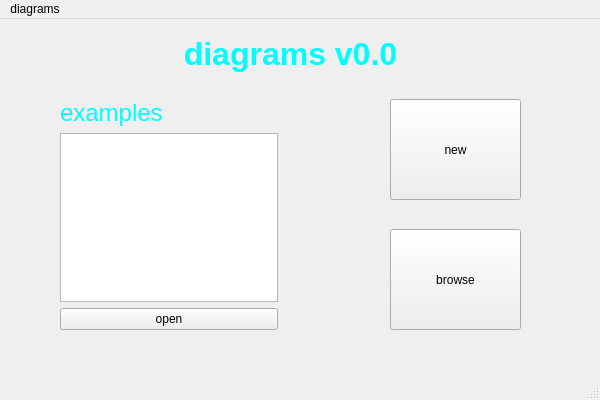
<?xml version="1.0" encoding="UTF-8"?>
<ui version="4.0">
 <class>mainWindow</class>
 <widget class="QMainWindow" name="mainWindow">
  <property name="geometry">
   <rect>
    <x>0</x>
    <y>0</y>
    <width>600</width>
    <height>400</height>
   </rect>
  </property>
  <property name="minimumSize">
   <size>
    <width>600</width>
    <height>400</height>
   </size>
  </property>
  <property name="maximumSize">
   <size>
    <width>600</width>
    <height>400</height>
   </size>
  </property>
  <property name="mouseTracking">
   <bool>false</bool>
  </property>
  <property name="windowTitle">
   <string>mainWindow</string>
  </property>
  <property name="styleSheet">
   <string notr="true"/>
  </property>
  <property name="tabShape">
   <enum>QTabWidget::Rounded</enum>
  </property>
  <widget class="QWidget" name="centralwidget">
   <widget class="QPushButton" name="create">
    <property name="geometry">
     <rect>
      <x>390</x>
      <y>80</y>
      <width>131</width>
      <height>101</height>
     </rect>
    </property>
    <property name="sizePolicy">
     <sizepolicy hsizetype="Preferred" vsizetype="Preferred">
      <horstretch>0</horstretch>
      <verstretch>0</verstretch>
     </sizepolicy>
    </property>
    <property name="palette">
     <palette>
      <active>
       <colorrole role="Text">
        <brush brushstyle="SolidPattern">
         <color alpha="216">
          <red>255</red>
          <green>255</green>
          <blue>255</blue>
         </color>
        </brush>
       </colorrole>
      </active>
      <inactive>
       <colorrole role="Text">
        <brush brushstyle="SolidPattern">
         <color alpha="216">
          <red>255</red>
          <green>255</green>
          <blue>255</blue>
         </color>
        </brush>
       </colorrole>
      </inactive>
      <disabled>
       <colorrole role="Text">
        <brush brushstyle="SolidPattern">
         <color alpha="63">
          <red>255</red>
          <green>255</green>
          <blue>255</blue>
         </color>
        </brush>
       </colorrole>
      </disabled>
     </palette>
    </property>
    <property name="mouseTracking">
     <bool>true</bool>
    </property>
    <property name="autoFillBackground">
     <bool>true</bool>
    </property>
    <property name="styleSheet">
     <string notr="true">file:///Users/suka/Library/Group Containers/6N38VWS5BX.ru.keepcoder.Telegram/appstore/account-2598218230137681100/postbox/media/telegram-cloud-photo-size-2-5282843537274157833-x.jpg
alternate-background-color: qlineargradient(spread:pad, x1:0, y1:0, x2:1, y2:0, stop:0 rgba(42, 58, 80, 255), stop:1 rgba(255, 255, 255, 255));</string>
    </property>
    <property name="text">
     <string>new</string>
    </property>
   </widget>
   <widget class="QPushButton" name="open">
    <property name="geometry">
     <rect>
      <x>390</x>
      <y>210</y>
      <width>131</width>
      <height>101</height>
     </rect>
    </property>
    <property name="autoFillBackground">
     <bool>true</bool>
    </property>
    <property name="styleSheet">
     <string notr="true"/>
    </property>
    <property name="text">
     <string>browse</string>
    </property>
   </widget>
   <widget class="QLabel" name="label">
    <property name="geometry">
     <rect>
      <x>110</x>
      <y>10</y>
      <width>361</width>
      <height>51</height>
     </rect>
    </property>
    <property name="text">
     <string>&lt;html&gt;&lt;head/&gt;&lt;body&gt;&lt;p align=&quot;center&quot;&gt;&lt;span style=&quot; font-size:24pt; font-weight:700; color:#00fdff;&quot;&gt;diagrams v0.0&lt;/span&gt;&lt;/p&gt;&lt;/body&gt;&lt;/html&gt;</string>
    </property>
   </widget>
   <widget class="QWidget" name="verticalLayoutWidget">
    <property name="geometry">
     <rect>
      <x>60</x>
      <y>80</y>
      <width>218</width>
      <height>231</height>
     </rect>
    </property>
    <layout class="QVBoxLayout" name="verticalLayout">
     <item>
      <widget class="QLabel" name="label_2">
       <property name="text">
        <string>&lt;html&gt;&lt;head/&gt;&lt;body&gt;&lt;p&gt;&lt;span style=&quot; font-size:18pt; color:#00fdff;&quot;&gt;examples&lt;/span&gt;&lt;/p&gt;&lt;/body&gt;&lt;/html&gt;</string>
       </property>
      </widget>
     </item>
     <item>
      <widget class="QListWidget" name="listWidget"/>
     </item>
     <item>
      <widget class="QPushButton" name="pushButton">
       <property name="text">
        <string>open</string>
       </property>
      </widget>
     </item>
    </layout>
   </widget>
  </widget>
  <widget class="QMenuBar" name="menubar">
   <property name="geometry">
    <rect>
     <x>0</x>
     <y>0</y>
     <width>600</width>
     <height>21</height>
    </rect>
   </property>
   <widget class="QMenu" name="menudiagrams">
    <property name="title">
     <string>diagrams</string>
    </property>
   </widget>
   <addaction name="menudiagrams"/>
  </widget>
  <widget class="QStatusBar" name="statusbar"/>
 </widget>
 <resources/>
 <connections/>
</ui>
